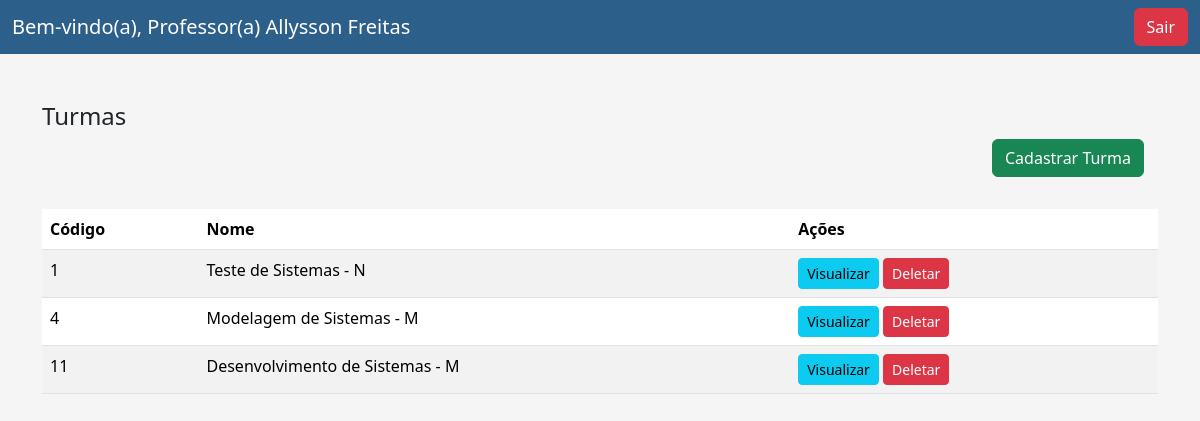
The page /sistema/listar_turmas.php (signed in) on the database its author committed.
### tables this page shows
CREATE TABLE `professores` (
  `codigo` int(11) NOT NULL,
  `nome` varchar(100) NOT NULL,
  `email` varchar(100) NOT NULL,
  `senha` varchar(100) NOT NULL
);

CREATE TABLE `turmas` (
  `codigo` int(11) NOT NULL,
  `nome` varchar(100) NOT NULL,
  `professor_codigo` int(11) DEFAULT NULL
);

### sistema/listar_turmas.php (the view, shortened to what this page needs)
<?php
include 'config.php';
$professor_id = $_SESSION['professor_id'];
$sql_professor = "SELECT nome FROM professores WHERE codigo='$professor_id'";
$result_professor = $conn->query($sql_professor);
$professor_nome = $result_professor->fetch_assoc()['nome'];
$sql = "SELECT * FROM turmas WHERE professor_codigo='$professor_id'";
$result = $conn->query($sql);
?>
<!DOCTYPE html>
<html>
<head>
    <link href="css/bootstrap.css" rel="stylesheet">
</head>
<body style="background-color: whitesmoke">
    <nav class="navbar navbar-custom">
        <div class="container-fluid">
        <a href="listar_turmas.php" style="text-decoration:none"><span class="navbar-brand mb-0 h1 text-white">Bem-vindo(a), Professor(a) <?php echo $professor_nome; ?></span></a>
        <a href="logout.php" onclick="return confirm('Deseja deslogar do sistema?')" class="btn btn-danger">Sair</a>
        </div>
    </nav>
    <div class="container mt-5">
        <h4>Turmas</h4>
        <div class="row justify-content-end">
            <div class="col-2">
            <a href="cadastrar_turma.php" class="btn btn-success mb-2">Cadastrar Turma</a>
            </div>
        </div>
        <br>
        <table class="table table-striped">
            <thead>
                <tr>
                    <th>Código</th>
                    <th>Nome</th>
                    <th>Ações</th>
                </tr>
            </thead>
            <tbody>
                <?php
                if ($result->num_rows > 0) {
                    while($row = $result->fetch_assoc()) {
                        echo "<tr>";
                        echo "<td>".$row['codigo']."</td>";
                        echo "<td>".$row['nome']."</td>";
                        echo "<td><a href='listar_atividades.php?turma_id=".$row['codigo']."' class='btn btn-info btn-sm'>Visualizar</a> ";
                        echo "<a href='deletar_turma.php?turma_id=".$row['codigo']."' onClick='return confirm(\"Deseja deletar a turma selecionada?\")' class='btn btn-danger btn-sm'>Deletar</a></td>";
                        echo "</tr>";
                    }
                } else {
                    echo "<tr><td colspan='3'>Nenhum turma cadastrado</td></tr>";
                }
                ?>
            </tbody>
        </table>
    </div>
</body>
</html>

### sistema/listar_turmas.php (style rules this page uses)
.navbar-custom { background-color: #2D5F8B; }

### rows shown on the page
professores: nome "Allysson Freitas"
turmas: codigo "1", nome "Teste de Sistemas - N"
turmas: codigo "4", nome "Modelagem de Sistemas - M"
turmas: codigo "11", nome "Desenvolvimento de Sistemas - M"
